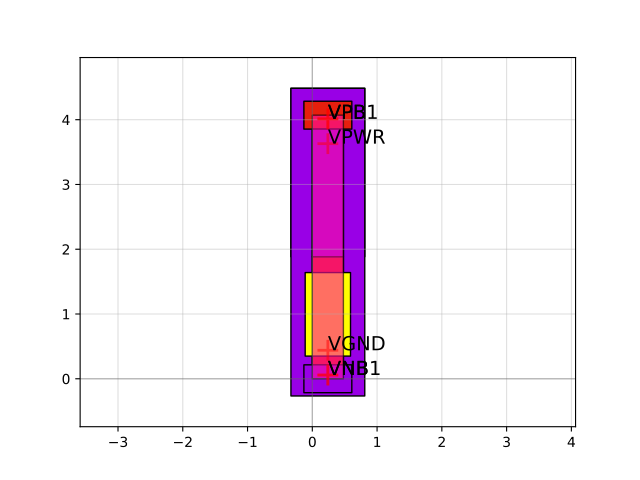

Reproduce this figure in Python.
import sky130

c = sky130.components.sky130_fd_sc_hvl__fill_1()
c.plot()
